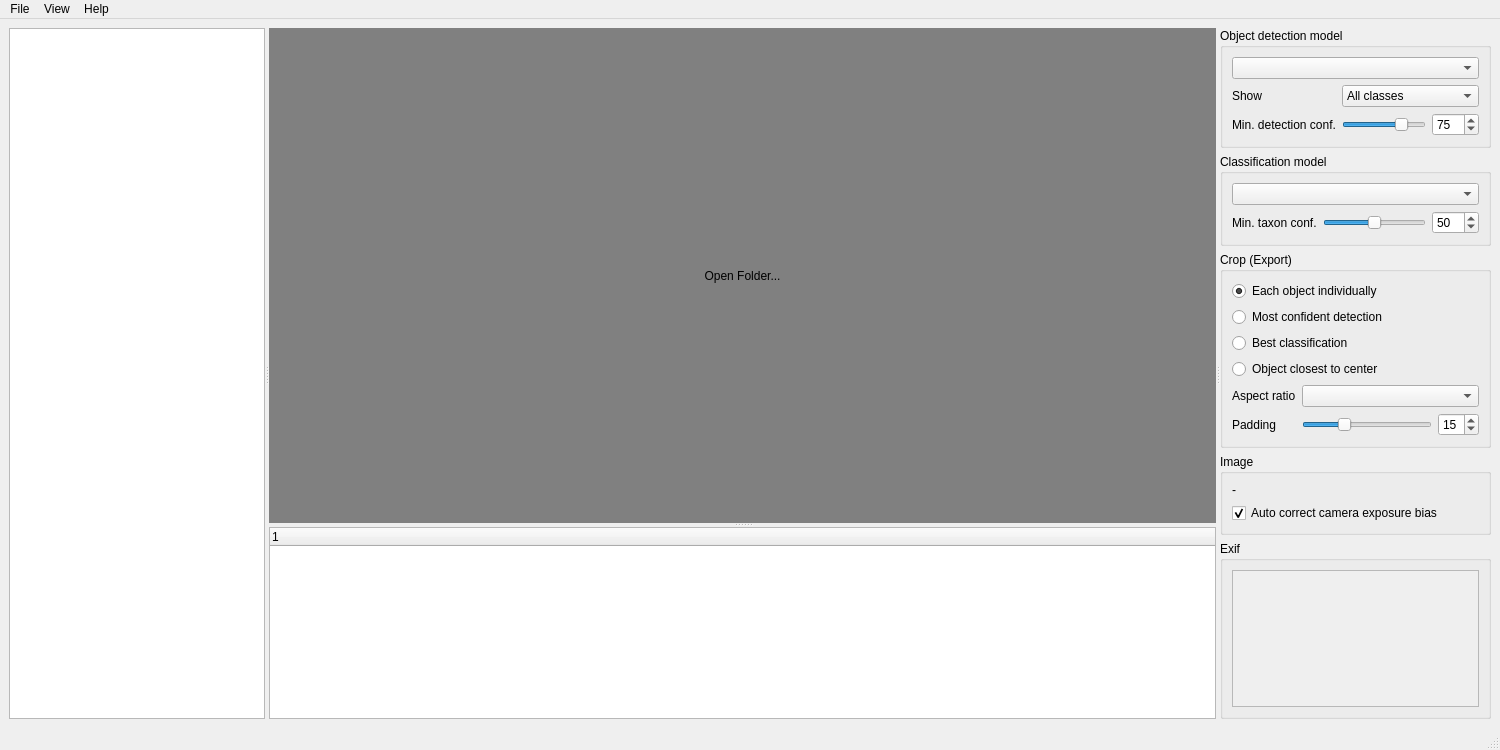
<?xml version="1.0" encoding="UTF-8"?>
<ui version="4.0">
 <class>DetectoristAppUI</class>
 <widget class="QMainWindow" name="DetectoristAppUI">
  <property name="geometry">
   <rect>
    <x>0</x>
    <y>0</y>
    <width>1500</width>
    <height>750</height>
   </rect>
  </property>
  <property name="windowTitle">
   <string>Detectorist</string>
  </property>
  <widget class="QWidget" name="central_widget">
   <layout class="QHBoxLayout" name="main_layout" stretch="0">
    <item>
     <widget class="QSplitter" name="splitter">
      <property name="orientation">
       <enum>Qt::Orientation::Horizontal</enum>
      </property>
      <widget class="QListView" name="image_list_view">
       <property name="editTriggers">
        <set>QAbstractItemView::EditTrigger::NoEditTriggers</set>
       </property>
       <property name="selectionMode">
        <enum>QAbstractItemView::SelectionMode::ExtendedSelection</enum>
       </property>
      </widget>
      <widget class="QSplitter" name="image_splitter">
       <property name="sizePolicy">
        <sizepolicy hsizetype="Expanding" vsizetype="Expanding">
         <horstretch>2</horstretch>
         <verstretch>0</verstretch>
        </sizepolicy>
       </property>
       <property name="orientation">
        <enum>Qt::Orientation::Vertical</enum>
       </property>
       <widget class="QLabel" name="image_label">
        <property name="sizePolicy">
         <sizepolicy hsizetype="Expanding" vsizetype="Expanding">
          <horstretch>0</horstretch>
          <verstretch>1</verstretch>
         </sizepolicy>
        </property>
        <property name="styleSheet">
         <string>background-color: gray;</string>
        </property>
        <property name="text">
         <string>Open Folder...</string>
        </property>
        <property name="alignment">
         <set>Qt::AlignmentFlag::AlignCenter</set>
        </property>
       </widget>
       <widget class="ResultsTable" name="results_table">
        <property name="editTriggers">
         <set>QAbstractItemView::EditTrigger::NoEditTriggers</set>
        </property>
        <property name="alternatingRowColors">
         <bool>true</bool>
        </property>
        <property name="selectionMode">
         <enum>QAbstractItemView::SelectionMode::NoSelection</enum>
        </property>
        <property name="rootIsDecorated">
         <bool>false</bool>
        </property>
        <property name="uniformRowHeights">
         <bool>true</bool>
        </property>
       </widget>
      </widget>
      <widget class="QWidget" name="right_side_widget" native="true">
       <layout class="QVBoxLayout" name="verticalLayout">
        <item>
         <widget class="QGroupBox" name="model_group_box">
          <property name="title">
           <string>Object detection model</string>
          </property>
          <layout class="QGridLayout" name="gridLayout_2">
           <item row="0" column="0" colspan="3">
            <widget class="QComboBox" name="model_select_combo_box">
             <property name="sizePolicy">
              <sizepolicy hsizetype="Minimum" vsizetype="Fixed">
               <horstretch>0</horstretch>
               <verstretch>0</verstretch>
              </sizepolicy>
             </property>
             <property name="toolTip">
              <string>Model used for object detection</string>
             </property>
            </widget>
           </item>
           <item row="1" column="0">
            <widget class="QLabel" name="class_filter_label">
             <property name="toolTip">
              <string>Select detection class to filter for</string>
             </property>
             <property name="text">
              <string>Show</string>
             </property>
            </widget>
           </item>
           <item row="1" column="1" colspan="2">
            <widget class="QComboBox" name="class_filter_combo_box">
             <property name="sizePolicy">
              <sizepolicy hsizetype="Minimum" vsizetype="Fixed">
               <horstretch>0</horstretch>
               <verstretch>0</verstretch>
              </sizepolicy>
             </property>
             <property name="toolTip">
              <string>Select detection class to filter for</string>
             </property>
             <item>
              <property name="text">
               <string>All classes</string>
              </property>
             </item>
            </widget>
           </item>
           <item row="2" column="0">
            <widget class="QLabel" name="detection_confidence_label">
             <property name="toolTip">
              <string>The confidence threshold for filtering detections</string>
             </property>
             <property name="text">
              <string>Min. detection conf.</string>
             </property>
            </widget>
           </item>
           <item row="2" column="1">
            <widget class="QSlider" name="detection_confidence_slider">
             <property name="enabled">
              <bool>true</bool>
             </property>
             <property name="sizePolicy">
              <sizepolicy hsizetype="MinimumExpanding" vsizetype="Fixed">
               <horstretch>1</horstretch>
               <verstretch>0</verstretch>
              </sizepolicy>
             </property>
             <property name="toolTip">
              <string>The confidence threshold for filtering detections</string>
             </property>
             <property name="minimum">
              <number>1</number>
             </property>
             <property name="maximum">
              <number>100</number>
             </property>
             <property name="singleStep">
              <number>10</number>
             </property>
             <property name="sliderPosition">
              <number>75</number>
             </property>
             <property name="orientation">
              <enum>Qt::Orientation::Horizontal</enum>
             </property>
             <property name="tickPosition">
              <enum>QSlider::TickPosition::NoTicks</enum>
             </property>
            </widget>
           </item>
           <item row="2" column="2">
            <widget class="QSpinBox" name="detection_confidence_spin_box">
             <property name="minimum">
              <number>1</number>
             </property>
             <property name="maximum">
              <number>100</number>
             </property>
             <property name="value">
              <number>75</number>
             </property>
            </widget>
           </item>
          </layout>
         </widget>
        </item>
        <item>
         <widget class="QGroupBox" name="classifier_group_box">
          <property name="title">
           <string>Classification model</string>
          </property>
          <layout class="QGridLayout" name="grdlyt_classifier">
           <item row="0" column="0" colspan="3">
            <widget class="QComboBox" name="classifier_combo_box">
             <property name="sizePolicy">
              <sizepolicy hsizetype="Minimum" vsizetype="Fixed">
               <horstretch>0</horstretch>
               <verstretch>0</verstretch>
              </sizepolicy>
             </property>
             <property name="toolTip">
              <string>Model used to name the family, genus and species of each detection</string>
             </property>
            </widget>
           </item>
           <item row="1" column="0">
            <widget class="QLabel" name="taxon_confidence_label">
             <property name="toolTip">
              <string>Names each object down to the deepest rank (family, genus or species) the classifier is at least this confident about</string>
             </property>
             <property name="text">
              <string>Min. taxon conf.</string>
             </property>
            </widget>
           </item>
           <item row="1" column="1">
            <widget class="QSlider" name="taxon_confidence_slider">
             <property name="sizePolicy">
              <sizepolicy hsizetype="MinimumExpanding" vsizetype="Fixed">
               <horstretch>1</horstretch>
               <verstretch>0</verstretch>
              </sizepolicy>
             </property>
             <property name="toolTip">
              <string>Names each object down to the deepest rank (family, genus or species) the classifier is at least this confident about</string>
             </property>
             <property name="minimum">
              <number>1</number>
             </property>
             <property name="maximum">
              <number>100</number>
             </property>
             <property name="singleStep">
              <number>10</number>
             </property>
             <property name="sliderPosition">
              <number>50</number>
             </property>
             <property name="orientation">
              <enum>Qt::Orientation::Horizontal</enum>
             </property>
            </widget>
           </item>
           <item row="1" column="2">
            <widget class="QSpinBox" name="taxon_confidence_spin_box">
             <property name="minimum">
              <number>1</number>
             </property>
             <property name="maximum">
              <number>100</number>
             </property>
             <property name="value">
              <number>50</number>
             </property>
            </widget>
           </item>
          </layout>
         </widget>
        </item>
        <item>
         <widget class="QGroupBox" name="crop_info_group_box">
          <property name="title">
           <string>Crop (Export)</string>
          </property>
          <layout class="QGridLayout" name="grdlyt_crop">
           <item row="0" column="0" colspan="2">
            <widget class="QRadioButton" name="rb_crop_all_detected_objects">
             <property name="toolTip">
              <string>Crops all detected objects into individual images</string>
             </property>
             <property name="text">
              <string>Each object individually</string>
             </property>
             <property name="checked">
              <bool>true</bool>
             </property>
             <attribute name="buttonGroup">
              <string notr="true">btngroup_crop</string>
             </attribute>
            </widget>
           </item>
           <item row="1" column="0" colspan="2">
            <widget class="QRadioButton" name="rb_crop_most_confident_detection">
             <property name="toolTip">
              <string>Crops only the detection the object detector is most confident about into a new image</string>
             </property>
             <property name="text">
              <string>Most confident detection</string>
             </property>
             <property name="checked">
              <bool>false</bool>
             </property>
             <attribute name="buttonGroup">
              <string notr="true">btngroup_crop</string>
             </attribute>
            </widget>
           </item>
           <item row="2" column="0" colspan="2">
            <widget class="QRadioButton" name="rb_crop_best_classification">
             <property name="toolTip">
              <string>Crops only the best classified object into a new image: the deepest identified rank wins, then the highest score</string>
             </property>
             <property name="text">
              <string>Best classification</string>
             </property>
             <property name="checked">
              <bool>false</bool>
             </property>
             <attribute name="buttonGroup">
              <string notr="true">btngroup_crop</string>
             </attribute>
            </widget>
           </item>
           <item row="3" column="0" colspan="2">
            <widget class="QRadioButton" name="rb_crop_centered_obj">
             <property name="toolTip">
              <string>Crops to the most centrally located of all detected objects only into a new image</string>
             </property>
             <property name="text">
              <string>Object closest to center</string>
             </property>
             <property name="checked">
              <bool>false</bool>
             </property>
             <attribute name="buttonGroup">
              <string notr="true">btngroup_crop</string>
             </attribute>
            </widget>
           </item>
           <item row="4" column="0">
            <widget class="QLabel" name="crop_ratio_label">
             <property name="toolTip">
              <string>Aspect ratio for the crop</string>
             </property>
             <property name="text">
              <string>Aspect ratio</string>
             </property>
            </widget>
           </item>
           <item row="4" column="1" colspan="2">
            <widget class="QComboBox" name="crop_ratio_combo_box">
             <property name="toolTip">
              <string>Aspect ratio for the crop</string>
             </property>
            </widget>
           </item>
           <item row="5" column="0">
            <widget class="QLabel" name="padding_label">
             <property name="toolTip">
              <string>Adjusts the padding around detected objects as a percentage of the detection bounding box's width/height</string>
             </property>
             <property name="text">
              <string>Padding</string>
             </property>
            </widget>
           </item>
           <item row="5" column="1">
            <widget class="QSlider" name="padding_slider">
             <property name="enabled">
              <bool>true</bool>
             </property>
             <property name="sizePolicy">
              <sizepolicy hsizetype="MinimumExpanding" vsizetype="Fixed">
               <horstretch>1</horstretch>
               <verstretch>0</verstretch>
              </sizepolicy>
             </property>
             <property name="toolTip">
              <string>Adjusts the padding around detected objects as a percentage of the detection bounding box's width/height</string>
             </property>
             <property name="maximum">
              <number>50</number>
             </property>
             <property name="singleStep">
              <number>1</number>
             </property>
             <property name="sliderPosition">
              <number>15</number>
             </property>
             <property name="orientation">
              <enum>Qt::Orientation::Horizontal</enum>
             </property>
             <property name="tickPosition">
              <enum>QSlider::TickPosition::NoTicks</enum>
             </property>
            </widget>
           </item>
           <item row="5" column="2">
            <widget class="QSpinBox" name="padding_spin_box">
             <property name="maximum">
              <number>50</number>
             </property>
             <property name="value">
              <number>15</number>
             </property>
            </widget>
           </item>
          </layout>
         </widget>
        </item>
        <item>
         <widget class="QGroupBox" name="image_info_group_box">
          <property name="title">
           <string>Image</string>
          </property>
          <layout class="QVBoxLayout" name="verticalLayout_3">
           <item>
            <widget class="QLabel" name="image_info_label">
             <property name="text">
              <string>-</string>
             </property>
            </widget>
           </item>
           <item>
            <widget class="QCheckBox" name="cb_comp_cam_exposure">
             <property name="toolTip">
              <string>Adjust the EV to correct for any exposure bias based on EXIF data, when showing and exporting images</string>
             </property>
             <property name="text">
              <string>Auto correct camera exposure bias</string>
             </property>
             <property name="checked">
              <bool>true</bool>
             </property>
            </widget>
           </item>
          </layout>
         </widget>
        </item>
        <item>
         <widget class="QGroupBox" name="image_exif_group_box">
          <property name="title">
           <string>Exif</string>
          </property>
          <layout class="QHBoxLayout" name="horizontalLayout">
           <item>
            <widget class="QScrollArea" name="scrollArea">
             <property name="widgetResizable">
              <bool>true</bool>
             </property>
             <widget class="QWidget" name="scrollAreaWidgetContents">
              <property name="geometry">
               <rect>
                <x>0</x>
                <y>0</y>
                <width>298</width>
                <height>78</height>
               </rect>
              </property>
              <layout class="QHBoxLayout" name="horizontalLayout_2">
               <item alignment="Qt::AlignmentFlag::AlignTop">
                <widget class="QLabel" name="image_exif_label">
                 <property name="textInteractionFlags">
                  <set>Qt::TextInteractionFlag::LinksAccessibleByMouse|Qt::TextInteractionFlag::TextSelectableByMouse</set>
                 </property>
                </widget>
               </item>
              </layout>
             </widget>
            </widget>
           </item>
          </layout>
         </widget>
        </item>
       </layout>
      </widget>
     </widget>
    </item>
   </layout>
  </widget>
  <widget class="QMenuBar" name="menu_bar">
   <property name="geometry">
    <rect>
     <x>0</x>
     <y>0</y>
     <width>1500</width>
     <height>30</height>
    </rect>
   </property>
   <widget class="QMenu" name="menu_file">
    <property name="title">
     <string>File</string>
    </property>
    <widget class="QMenu" name="recent_folders_menu">
     <property name="title">
      <string>Recent Folders</string>
     </property>
     <addaction name="separator"/>
     <addaction name="clear_recent_folders_action"/>
    </widget>
    <addaction name="open_images_action"/>
    <addaction name="open_folder_action"/>
    <addaction name="recent_folders_menu"/>
    <addaction name="separator"/>
    <addaction name="export_action"/>
    <addaction name="open_output_folder_action"/>
    <addaction name="separator"/>
    <addaction name="import_settings_action"/>
    <addaction name="export_settings_action"/>
    <addaction name="reset_settings_action"/>
    <addaction name="separator"/>
    <addaction name="manage_models_action"/>
    <addaction name="separator"/>
    <addaction name="clear_image_list_action"/>
    <addaction name="separator"/>
    <addaction name="quit_action"/>
   </widget>
   <widget class="QMenu" name="menu_view">
    <property name="title">
     <string>View</string>
    </property>
    <addaction name="toggle_masks_action"/>
    <addaction name="toggle_boxes_action"/>
    <addaction name="toggle_labels_action"/>
    <addaction name="separator"/>
    <addaction name="toggle_all_overlays_action"/>
   </widget>
   <widget class="QMenu" name="menu_help">
    <property name="title">
     <string>Help</string>
    </property>
    <addaction name="shortcuts_action"/>
    <addaction name="about_action"/>
   </widget>
   <addaction name="menu_file"/>
   <addaction name="menu_view"/>
   <addaction name="menu_help"/>
  </widget>
  <widget class="QStatusBar" name="status_bar"/>
  <action name="open_images_action">
   <property name="text">
    <string>Open Image(s)...</string>
   </property>
   <property name="shortcutVisibleInContextMenu">
    <bool>true</bool>
   </property>
  </action>
  <action name="open_folder_action">
   <property name="text">
    <string>Open Folder...</string>
   </property>
   <property name="shortcut">
    <string>Ctrl+Shift+O</string>
   </property>
   <property name="shortcutVisibleInContextMenu">
    <bool>true</bool>
   </property>
  </action>
  <action name="export_action">
   <property name="enabled">
    <bool>false</bool>
   </property>
   <property name="text">
    <string>Export Images...</string>
   </property>
   <property name="shortcut">
    <string>Ctrl+E</string>
   </property>
   <property name="shortcutVisibleInContextMenu">
    <bool>true</bool>
   </property>
  </action>
  <action name="open_output_folder_action">
   <property name="enabled">
    <bool>false</bool>
   </property>
   <property name="text">
    <string>Open Output Folder</string>
   </property>
  </action>
  <action name="toggle_masks_action">
   <property name="enabled">
    <bool>false</bool>
   </property>
   <property name="checkable">
    <bool>true</bool>
   </property>
   <property name="checked">
    <bool>true</bool>
   </property>
   <property name="text">
    <string>Show Masks</string>
   </property>
   <property name="toolTip">
    <string>Toggles the segmentation masks of detected objects. Hovering over a hidden mask still shows its object</string>
   </property>
   <property name="shortcut">
    <string>M</string>
   </property>
   <property name="shortcutVisibleInContextMenu">
    <bool>true</bool>
   </property>
  </action>
  <action name="toggle_boxes_action">
   <property name="checkable">
    <bool>true</bool>
   </property>
   <property name="checked">
    <bool>true</bool>
   </property>
   <property name="text">
    <string>Show Boxes</string>
   </property>
   <property name="toolTip">
    <string>Toggles the bounding boxes of detected objects. Hovering over a hidden box still shows its object</string>
   </property>
   <property name="shortcut">
    <string>B</string>
   </property>
   <property name="shortcutVisibleInContextMenu">
    <bool>true</bool>
   </property>
  </action>
  <action name="toggle_labels_action">
   <property name="enabled">
    <bool>false</bool>
   </property>
   <property name="checkable">
    <bool>true</bool>
   </property>
   <property name="checked">
    <bool>true</bool>
   </property>
   <property name="text">
    <string>Show Labels</string>
   </property>
   <property name="toolTip">
    <string>Toggles the labels naming the family, genus or species of each classified object</string>
   </property>
   <property name="shortcut">
    <string>L</string>
   </property>
   <property name="shortcutVisibleInContextMenu">
    <bool>true</bool>
   </property>
  </action>
  <action name="toggle_all_overlays_action">
   <property name="text">
    <string>Show/Hide All</string>
   </property>
   <property name="toolTip">
    <string>Hides the masks, boxes and labels if any of them is shown, otherwise shows all of them</string>
   </property>
   <property name="shortcut">
    <string>H</string>
   </property>
   <property name="shortcutVisibleInContextMenu">
    <bool>true</bool>
   </property>
  </action>
  <action name="about_action">
   <property name="text">
    <string>About</string>
   </property>
   <property name="shortcutVisibleInContextMenu">
    <bool>true</bool>
   </property>
  </action>
  <action name="shortcuts_action">
   <property name="text">
    <string>Keyboard Shortcuts</string>
   </property>
   <property name="shortcutVisibleInContextMenu">
    <bool>true</bool>
   </property>
  </action>
  <action name="clear_image_list_action">
   <property name="enabled">
    <bool>false</bool>
   </property>
   <property name="text">
    <string>Clear Image List</string>
   </property>
   <property name="shortcut">
    <string>Ctrl+Backspace</string>
   </property>
   <property name="shortcutVisibleInContextMenu">
    <bool>true</bool>
   </property>
  </action>
  <action name="remove_selected_images_from_list_action">
   <property name="enabled">
    <bool>false</bool>
   </property>
   <property name="text">
    <string>Remove selected Images from List</string>
   </property>
   <property name="toolTip">
    <string>Removes the selected Image(s) from the List. The images are not deleted, just removed from the view</string>
   </property>
   <property name="shortcutVisibleInContextMenu">
    <bool>true</bool>
   </property>
  </action>
  <action name="reveal_image_action">
   <property name="enabled">
    <bool>false</bool>
   </property>
   <property name="text">
    <string>Reveal in File Manager</string>
   </property>
   <property name="toolTip">
    <string>Shows the image in its folder</string>
   </property>
   <property name="shortcut">
    <string>Ctrl+R</string>
   </property>
   <property name="shortcutVisibleInContextMenu">
    <bool>true</bool>
   </property>
  </action>
  <action name="copy_filenames_to_clipboard_action">
   <property name="enabled">
    <bool>false</bool>
   </property>
   <property name="text">
    <string>Copy Filenames to Clipboard</string>
   </property>
   <property name="toolTip">
    <string>Copy Filenames to Clipboard</string>
   </property>
   <property name="shortcutVisibleInContextMenu">
    <bool>true</bool>
   </property>
  </action>
  <action name="clear_recent_folders_action">
   <property name="text">
    <string>Clear Recent</string>
   </property>
  </action>
  <action name="import_settings_action">
   <property name="text">
    <string>Import Settings...</string>
   </property>
   <property name="toolTip">
    <string>Import settings, such as the detectorist-settings.json an export writes, to repeat that export</string>
   </property>
  </action>
  <action name="export_settings_action">
   <property name="text">
    <string>Export Settings...</string>
   </property>
   <property name="toolTip">
    <string>Export current settings to a JSON file</string>
   </property>
  </action>
  <action name="reset_settings_action">
   <property name="text">
    <string>Reset Settings to Defaults</string>
   </property>
   <property name="toolTip">
    <string>Reset all settings but the recent folders and window layout to their default values</string>
   </property>
  </action>
  <action name="manage_models_action">
   <property name="text">
    <string>Manage Models...</string>
   </property>
   <property name="toolTip">
    <string>Manage detection models</string>
   </property>
  </action>
  <action name="quit_action">
   <property name="text">
    <string>Quit</string>
   </property>
   <property name="menuRole">
    <enum>QAction::MenuRole::QuitRole</enum>
   </property>
  </action>
 </widget>
 <customwidgets>
  <customwidget>
   <class>ResultsTable</class>
   <extends>QTreeWidget</extends>
   <header>.results_table.h</header>
  </customwidget>
 </customwidgets>
 <resources/>
 <connections>
  <connection>
   <sender>taxon_confidence_spin_box</sender>
   <signal>valueChanged(int)</signal>
   <receiver>taxon_confidence_slider</receiver>
   <slot>setValue(int)</slot>
  </connection>
  <connection>
   <sender>taxon_confidence_slider</sender>
   <signal>valueChanged(int)</signal>
   <receiver>taxon_confidence_spin_box</receiver>
   <slot>setValue(int)</slot>
  </connection>
  <connection>
   <sender>detection_confidence_spin_box</sender>
   <signal>valueChanged(int)</signal>
   <receiver>detection_confidence_slider</receiver>
   <slot>setValue(int)</slot>
   <hints>
    <hint type="sourcelabel">
     <x>1460</x>
     <y>138</y>
    </hint>
    <hint type="destinationlabel">
     <x>1409</x>
     <y>140</y>
    </hint>
   </hints>
  </connection>
  <connection>
   <sender>detection_confidence_slider</sender>
   <signal>valueChanged(int)</signal>
   <receiver>detection_confidence_spin_box</receiver>
   <slot>setValue(int)</slot>
   <hints>
    <hint type="sourcelabel">
     <x>1409</x>
     <y>140</y>
    </hint>
    <hint type="destinationlabel">
     <x>1460</x>
     <y>138</y>
    </hint>
   </hints>
  </connection>
  <connection>
   <sender>padding_slider</sender>
   <signal>valueChanged(int)</signal>
   <receiver>padding_spin_box</receiver>
   <slot>setValue(int)</slot>
   <hints>
    <hint type="sourcelabel">
     <x>1371</x>
     <y>292</y>
    </hint>
    <hint type="destinationlabel">
     <x>1425</x>
     <y>292</y>
    </hint>
   </hints>
  </connection>
  <connection>
   <sender>padding_spin_box</sender>
   <signal>valueChanged(int)</signal>
   <receiver>padding_slider</receiver>
   <slot>setValue(int)</slot>
   <hints>
    <hint type="sourcelabel">
     <x>1438</x>
     <y>296</y>
    </hint>
    <hint type="destinationlabel">
     <x>1384</x>
     <y>297</y>
    </hint>
   </hints>
  </connection>
 </connections>
 <buttongroups>
  <buttongroup name="btngroup_crop"/>
 </buttongroups>
</ui>
